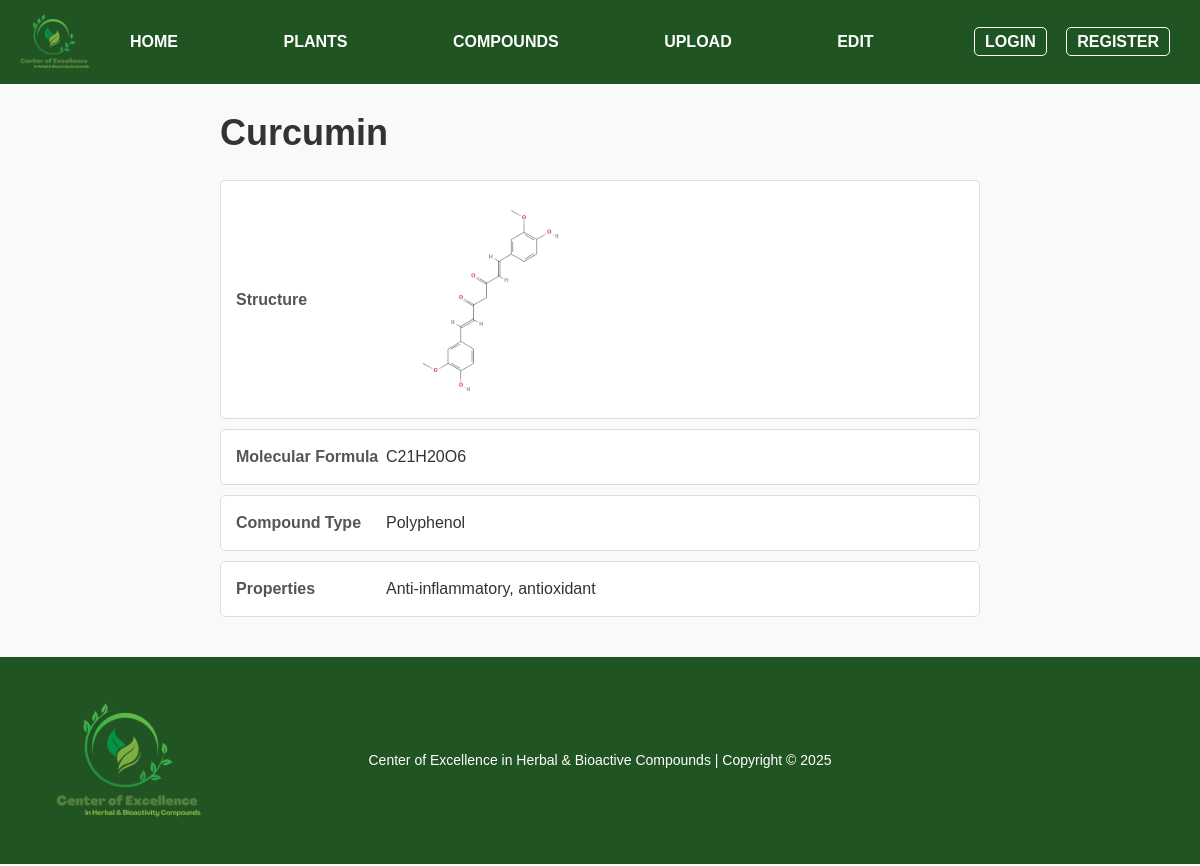
Screenshot of /compounds_details.php?id=1 with the database file from the repository.
### tables this page shows
CREATE TABLE `compounds` (
  `compound_id` int(11) NOT NULL,
  `compound_name` varchar(50) NOT NULL,
  `molecular_formula` varchar(50) NOT NULL,
  `compound_type` varchar(50) NOT NULL,
  `properties` text NOT NULL,
  `compound_image` varchar(255) NOT NULL
);

### compounds_details.php (the view, shortened to what this page needs)
<?php
require 'db_connect.php';
$compound_id = isset($_GET['id']) ? (int)$_GET['id'] : 0;
$compound_result = $conn->query("SELECT * FROM compounds WHERE compound_id = $compound_id");
$compound = $compound_result->fetch_assoc();
?>
<!DOCTYPE html>
<html lang="th">
<head>
</head>
<body>
    <div class="header">
        <img src="img/Center_of_Excellence1-removebg-preview.png" alt="Logo">
        <div class="menu">
            <a href="index.php">HOME</a>
            <a href="plants.php">PLANTS</a>
            <a href="compounds.php">COMPOUNDS</a>
            <a href="upload.php">UPLOAD</a>
            <a href="edit_data.php">EDIT</a>
        </div>
        <div class="auth <?php echo isset($_SESSION['loggedin']) && $_SESSION['loggedin'] ? 'logged-in' : ''; ?>">
            <?php if (isset($_SESSION['loggedin']) && $_SESSION['loggedin']): ?>
                <a href="edit_profile.php" onclick="event.preventDefault(); window.location.href='edit_profile.php';"><?php echo htmlspecialchars($_SESSION['username']); ?></a>
                <a href="logout.php" style="border: 1px solid #fff; padding: 5px 10px; border-radius: 5px; margin-left: 10px;">Logout</a>
            <?php else: ?>
                <a href="login.php">Login</a>
                <a href="register.php">Register</a>
            <?php endif; ?>
        </div>
    </div>
    <div class="content">
        <h1><?php echo $compound['compound_name']; ?></h1>
        <div class="detail-item">
            <label>Structure</label>
            <div><img src="<?php echo $compound['compound_image'];?>" alt="Structure of <?php echo $compound['compound_name']; ?>"></div>
        </div>
        <div class="detail-item">
            <label>Molecular Formula</label>
            <div><?php echo $compound['molecular_formula'] ? $compound['molecular_formula'] : 'N/A'; ?></div>
        </div>
        <div class="detail-item">
            <label>Compound Type</label>
            <div><?php echo $compound['compound_type'] ? $compound['compound_type'] : 'N/A'; ?></div>
        </div>
        <div class="detail-item">
            <label>Properties</label>
            <div><?php echo $compound['properties'] ? $compound['properties'] : 'N/A'; ?></div>
        </div>
    </div>
    <div class="footer">
            <img onclick="window.location.href='index.php'" src="img/Center_of_Excellence1-removebg-preview.png" alt="Logo">
            <span>Center of Excellence in Herbal & Bioactive Compounds | Copyright © 2025</span>
        </div>
</body>
</html>

### compounds_details.php (style rules this page uses)
* { box-sizing: border-box; margin: 0; padding: 0; font-family: 'Arial', sans-serif; }
body { background-color: #f9f9f9; color: #333; line-height: 1.5; }
.header { background-color:rgb(32, 84, 35); color: white; padding: 30px 30px; display: flex; align-items: center; justify-content: space-between; border-bottom: 2px solid #fff; }
.header img { width: 100px; left: 3px; position: absolute; cursor: pointer; }
.header .menu a { color: #fff; text-decoration: none; margin: 100px; margin-right: 1px; font-weight: 600; text-transform: uppercase; }
.header .auth a { color: #fff; text-decoration: none; margin-left: 15px; font-weight: 600; text-transform: uppercase; border: 1px solid #fff; padding: 5px 10px; border-radius: 5px; }
.content { max-width: 800px; margin: 20px auto; padding: 0 20px; }
.content h1 { font-size: 36px; font-weight: bold; color: #333; margin-bottom: 20px; }
.detail-item { background-color: #fff; padding: 15px; margin-bottom: 10px; border: 1px solid #ddd; border-radius: 5px; display: flex; align-items: center; }
.detail-item label { width: 150px; font-weight: bold; color: #555; }
.detail-item div { flex: 1; }
.detail-item img { width: 200px; height: auto; border-radius: 5px; margin-right: 20px; }
.footer { background-color: rgb(32, 84, 35); color: white; text-align: center; padding: 93px; margin-top: 20px; width: 100%; display: flex; align-items: center; position: absolute; left: 0; }
.footer img { position: absolute; left: 20px; width: 210px; vertical-align: middle; margin-right: 5px; cursor: pointer; }
.footer span { font-size: 14px; margin: auto; }

### rows the page displays
compounds: compound_name "Curcumin", compound_image+compound_name (picture), molecular_formula "C21H20O6", compound_type "Polyphenol", properties "Anti-inflammatory, antioxidant"
